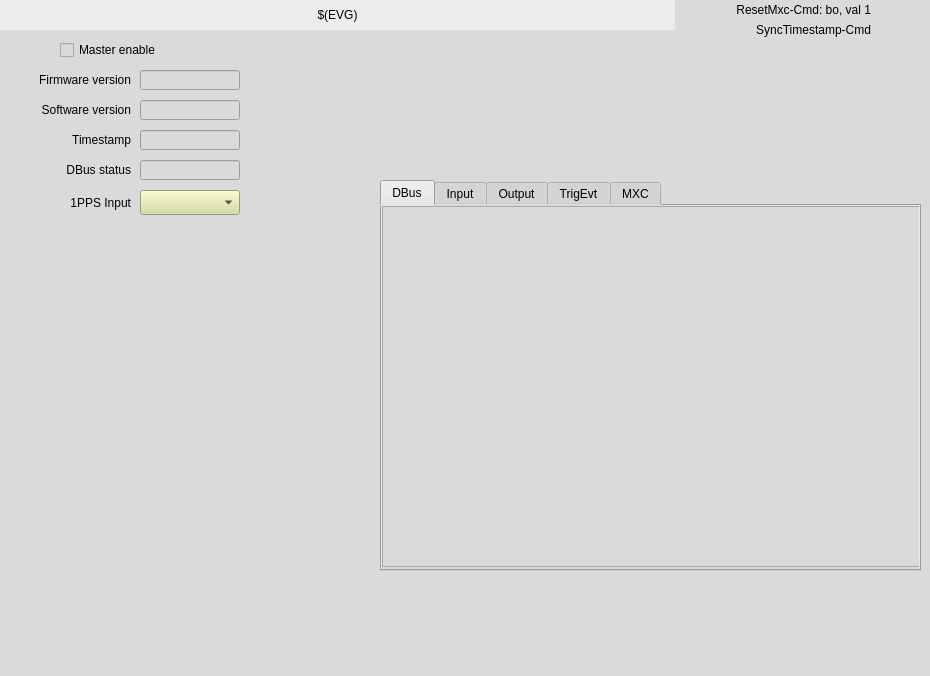
<?xml version="1.0" encoding="UTF-8"?>
<ui version="4.0">
 <class>MainWindow</class>
 <widget class="QMainWindow" name="MainWindow">
  <property name="geometry">
   <rect>
    <x>0</x>
    <y>0</y>
    <width>930</width>
    <height>676</height>
   </rect>
  </property>
  <property name="windowTitle">
   <string>EVG</string>
  </property>
  <property name="styleSheet">
   <string notr="true">background-color: rgb(218, 218, 218);</string>
  </property>
  <widget class="QWidget" name="centralwidget">
   <widget class="caLabel" name="calabel">
    <property name="geometry">
     <rect>
      <x>0</x>
      <y>0</y>
      <width>675</width>
      <height>30</height>
     </rect>
    </property>
    <property name="styleSheet">
     <string notr="true">background-color: rgb(236, 236, 236, 255);</string>
    </property>
    <property name="text">
     <string>$(EVG)</string>
    </property>
    <property name="alignment">
     <set>Qt::AlignCenter</set>
    </property>
   </widget>
   <widget class="caLed" name="caled">
    <property name="geometry">
     <rect>
      <x>30</x>
      <y>40</y>
      <width>20</width>
      <height>20</height>
     </rect>
    </property>
    <property name="toolTip">
     <string>Master enable for the EVR. If not set then very little will happen.</string>
    </property>
    <property name="rectangular">
     <bool>false</bool>
    </property>
    <property name="channel" stdset="0">
     <string notr="true">$(EVG):Enable-RB</string>
    </property>
    <property name="falseColor">
     <color>
      <red>255</red>
      <green>0</green>
      <blue>0</blue>
     </color>
    </property>
    <property name="trueColor">
     <color>
      <red>0</red>
      <green>205</green>
      <blue>0</blue>
     </color>
    </property>
    <property name="undefinedColor">
     <color>
      <red>255</red>
      <green>255</green>
      <blue>255</blue>
     </color>
    </property>
   </widget>
   <widget class="caToggleButton" name="catogglebutton">
    <property name="geometry">
     <rect>
      <x>60</x>
      <y>40</y>
      <width>131</width>
      <height>20</height>
     </rect>
    </property>
    <property name="text">
     <string>Master enable</string>
    </property>
    <property name="channel" stdset="0">
     <string notr="true">$(EVG):Enable-Sel</string>
    </property>
   </widget>
   <widget class="QLabel" name="label">
    <property name="geometry">
     <rect>
      <x>10</x>
      <y>70</y>
      <width>121</width>
      <height>20</height>
     </rect>
    </property>
    <property name="text">
     <string>Firmware version</string>
    </property>
    <property name="alignment">
     <set>Qt::AlignRight|Qt::AlignTrailing|Qt::AlignVCenter</set>
    </property>
   </widget>
   <widget class="caLineEdit" name="calineedit">
    <property name="geometry">
     <rect>
      <x>140</x>
      <y>70</y>
      <width>100</width>
      <height>20</height>
     </rect>
    </property>
    <property name="channel" stdset="0">
     <string notr="true">$(EVG):FwVer-I</string>
    </property>
   </widget>
   <widget class="caLineEdit" name="calineedit_2">
    <property name="geometry">
     <rect>
      <x>140</x>
      <y>100</y>
      <width>100</width>
      <height>20</height>
     </rect>
    </property>
    <property name="channel" stdset="0">
     <string notr="true">$(EVG):SwVer-I</string>
    </property>
   </widget>
   <widget class="QLabel" name="label_2">
    <property name="geometry">
     <rect>
      <x>10</x>
      <y>100</y>
      <width>121</width>
      <height>20</height>
     </rect>
    </property>
    <property name="text">
     <string>Software version</string>
    </property>
    <property name="alignment">
     <set>Qt::AlignRight|Qt::AlignTrailing|Qt::AlignVCenter</set>
    </property>
   </widget>
   <widget class="QLabel" name="label_3">
    <property name="geometry">
     <rect>
      <x>690</x>
      <y>0</y>
      <width>181</width>
      <height>20</height>
     </rect>
    </property>
    <property name="text">
     <string>ResetMxc-Cmd: bo, val 1</string>
    </property>
    <property name="alignment">
     <set>Qt::AlignRight|Qt::AlignTrailing|Qt::AlignVCenter</set>
    </property>
   </widget>
   <widget class="QLabel" name="label_4">
    <property name="geometry">
     <rect>
      <x>690</x>
      <y>20</y>
      <width>181</width>
      <height>20</height>
     </rect>
    </property>
    <property name="text">
     <string>SyncTimestamp-Cmd</string>
    </property>
    <property name="alignment">
     <set>Qt::AlignRight|Qt::AlignTrailing|Qt::AlignVCenter</set>
    </property>
   </widget>
   <widget class="caLineEdit" name="calineedit_3">
    <property name="geometry">
     <rect>
      <x>140</x>
      <y>130</y>
      <width>100</width>
      <height>20</height>
     </rect>
    </property>
    <property name="channel" stdset="0">
     <string notr="true">$(EVG):Timestamp-RB</string>
    </property>
   </widget>
   <widget class="QLabel" name="label_5">
    <property name="geometry">
     <rect>
      <x>10</x>
      <y>130</y>
      <width>121</width>
      <height>20</height>
     </rect>
    </property>
    <property name="text">
     <string>Timestamp</string>
    </property>
    <property name="alignment">
     <set>Qt::AlignRight|Qt::AlignTrailing|Qt::AlignVCenter</set>
    </property>
   </widget>
   <widget class="QLabel" name="label_6">
    <property name="geometry">
     <rect>
      <x>10</x>
      <y>190</y>
      <width>121</width>
      <height>25</height>
     </rect>
    </property>
    <property name="text">
     <string>1PPS Input</string>
    </property>
    <property name="alignment">
     <set>Qt::AlignRight|Qt::AlignTrailing|Qt::AlignVCenter</set>
    </property>
   </widget>
   <widget class="caMenu" name="camenu">
    <property name="geometry">
     <rect>
      <x>140</x>
      <y>190</y>
      <width>100</width>
      <height>25</height>
     </rect>
    </property>
    <property name="styleSheet">
     <string notr="true">background-color: rgb(212, 219, 157);</string>
    </property>
    <property name="channel" stdset="0">
     <string notr="true">$(EVG):1ppsInp-Sel</string>
    </property>
   </widget>
   <widget class="caLineEdit" name="calineedit_4">
    <property name="geometry">
     <rect>
      <x>140</x>
      <y>160</y>
      <width>100</width>
      <height>20</height>
     </rect>
    </property>
    <property name="channel" stdset="0">
     <string notr="true">$(EVG):DbusStatus-RB</string>
    </property>
   </widget>
   <widget class="QLabel" name="label_7">
    <property name="geometry">
     <rect>
      <x>10</x>
      <y>160</y>
      <width>121</width>
      <height>20</height>
     </rect>
    </property>
    <property name="text">
     <string>DBus status</string>
    </property>
    <property name="alignment">
     <set>Qt::AlignRight|Qt::AlignTrailing|Qt::AlignVCenter</set>
    </property>
   </widget>
   <widget class="caInclude" name="cainclude">
    <property name="geometry">
     <rect>
      <x>250</x>
      <y>70</y>
      <width>185</width>
      <height>95</height>
     </rect>
    </property>
    <property name="macro">
     <string notr="true">EVG=$(EVG)</string>
    </property>
    <property name="filename" stdset="0">
     <string notr="true">evg_master_softEvt.ui</string>
    </property>
   </widget>
   <widget class="caInclude" name="cainclude_2">
    <property name="geometry">
     <rect>
      <x>20</x>
      <y>270</y>
      <width>355</width>
      <height>160</height>
     </rect>
    </property>
    <property name="macro">
     <string notr="true">EVG=$(EVG)</string>
    </property>
    <property name="filename" stdset="0">
     <string notr="true">evg_master_acTrig.ui</string>
    </property>
   </widget>
   <widget class="caInclude" name="cainclude_3">
    <property name="geometry">
     <rect>
      <x>20</x>
      <y>440</y>
      <width>355</width>
      <height>181</height>
     </rect>
    </property>
    <property name="macro">
     <string notr="true">EVG=$(EVG)</string>
    </property>
    <property name="filename" stdset="0">
     <string notr="true">evg_master_evtClk.ui</string>
    </property>
   </widget>
   <widget class="QTabWidget" name="tabWidget">
    <property name="geometry">
     <rect>
      <x>380</x>
      <y>180</y>
      <width>541</width>
      <height>391</height>
     </rect>
    </property>
    <property name="currentIndex">
     <number>0</number>
    </property>
    <widget class="QWidget" name="tab">
     <attribute name="title">
      <string>DBus</string>
     </attribute>
     <widget class="QScrollArea" name="scrollArea">
      <property name="geometry">
       <rect>
        <x>0</x>
        <y>0</y>
        <width>541</width>
        <height>361</height>
       </rect>
      </property>
      <property name="widgetResizable">
       <bool>true</bool>
      </property>
      <widget class="QWidget" name="scrollAreaWidgetContents">
       <property name="geometry">
        <rect>
         <x>0</x>
         <y>0</y>
         <width>539</width>
         <height>359</height>
        </rect>
       </property>
      </widget>
     </widget>
    </widget>
    <widget class="QWidget" name="tab_2">
     <attribute name="title">
      <string>Input</string>
     </attribute>
     <widget class="QScrollArea" name="scrollArea_2">
      <property name="geometry">
       <rect>
        <x>0</x>
        <y>0</y>
        <width>541</width>
        <height>361</height>
       </rect>
      </property>
      <property name="widgetResizable">
       <bool>true</bool>
      </property>
      <widget class="QWidget" name="scrollAreaWidgetContents_2">
       <property name="geometry">
        <rect>
         <x>0</x>
         <y>0</y>
         <width>539</width>
         <height>359</height>
        </rect>
       </property>
       <widget class="caInclude" name="cainclude_4">
        <property name="geometry">
         <rect>
          <x>10</x>
          <y>10</y>
          <width>310</width>
          <height>20</height>
         </rect>
        </property>
        <property name="macro">
         <string notr="true">ID=Front0, EVG=$(EVG)</string>
        </property>
        <property name="filename" stdset="0">
         <string notr="true">evg_master_input.ui</string>
        </property>
       </widget>
       <widget class="caInclude" name="cainclude_5">
        <property name="geometry">
         <rect>
          <x>10</x>
          <y>30</y>
          <width>310</width>
          <height>20</height>
         </rect>
        </property>
        <property name="macro">
         <string notr="true">ID=Front1, EVG=$(EVG)</string>
        </property>
        <property name="filename" stdset="0">
         <string notr="true">evg_master_input.ui</string>
        </property>
       </widget>
       <widget class="caInclude" name="cainclude_6">
        <property name="geometry">
         <rect>
          <x>10</x>
          <y>50</y>
          <width>310</width>
          <height>20</height>
         </rect>
        </property>
        <property name="macro">
         <string notr="true">ID=Front2, EVG=$(EVG)</string>
        </property>
        <property name="filename" stdset="0">
         <string notr="true">evg_master_input.ui</string>
        </property>
       </widget>
       <widget class="caInclude" name="cainclude_7">
        <property name="geometry">
         <rect>
          <x>10</x>
          <y>80</y>
          <width>310</width>
          <height>20</height>
         </rect>
        </property>
        <property name="macro">
         <string notr="true">ID=Univ0, EVG=$(EVG)</string>
        </property>
        <property name="filename" stdset="0">
         <string notr="true">evg_master_input.ui</string>
        </property>
       </widget>
       <widget class="caInclude" name="cainclude_8">
        <property name="geometry">
         <rect>
          <x>10</x>
          <y>100</y>
          <width>310</width>
          <height>20</height>
         </rect>
        </property>
        <property name="macro">
         <string notr="true">ID=Univ1, EVG=$(EVG)</string>
        </property>
        <property name="filename" stdset="0">
         <string notr="true">evg_master_input.ui</string>
        </property>
       </widget>
       <widget class="caInclude" name="cainclude_9">
        <property name="geometry">
         <rect>
          <x>10</x>
          <y>120</y>
          <width>310</width>
          <height>20</height>
         </rect>
        </property>
        <property name="macro">
         <string notr="true">ID=Univ2, EVG=$(EVG)</string>
        </property>
        <property name="filename" stdset="0">
         <string notr="true">evg_master_input.ui</string>
        </property>
       </widget>
       <widget class="caInclude" name="cainclude_10">
        <property name="geometry">
         <rect>
          <x>10</x>
          <y>140</y>
          <width>310</width>
          <height>20</height>
         </rect>
        </property>
        <property name="macro">
         <string notr="true">ID=Univ3, EVG=$(EVG)</string>
        </property>
        <property name="filename" stdset="0">
         <string notr="true">evg_master_input.ui</string>
        </property>
       </widget>
      </widget>
     </widget>
    </widget>
    <widget class="QWidget" name="tab_3">
     <attribute name="title">
      <string>Output</string>
     </attribute>
     <widget class="QScrollArea" name="scrollArea_3">
      <property name="geometry">
       <rect>
        <x>0</x>
        <y>0</y>
        <width>541</width>
        <height>361</height>
       </rect>
      </property>
      <property name="widgetResizable">
       <bool>true</bool>
      </property>
      <widget class="QWidget" name="scrollAreaWidgetContents_3">
       <property name="geometry">
        <rect>
         <x>0</x>
         <y>0</y>
         <width>539</width>
         <height>359</height>
        </rect>
       </property>
       <widget class="caInclude" name="cainclude_11">
        <property name="geometry">
         <rect>
          <x>10</x>
          <y>10</y>
          <width>375</width>
          <height>25</height>
         </rect>
        </property>
        <property name="macro">
         <string notr="true">ID=Front0, EVG=$(EVG)</string>
        </property>
        <property name="filename" stdset="0">
         <string notr="true">evg_master_output.ui</string>
        </property>
       </widget>
       <widget class="caInclude" name="cainclude_12">
        <property name="geometry">
         <rect>
          <x>10</x>
          <y>35</y>
          <width>375</width>
          <height>25</height>
         </rect>
        </property>
        <property name="macro">
         <string notr="true">ID=Front1, EVG=$(EVG)</string>
        </property>
        <property name="filename" stdset="0">
         <string notr="true">evg_master_output.ui</string>
        </property>
       </widget>
       <widget class="caInclude" name="cainclude_13">
        <property name="geometry">
         <rect>
          <x>10</x>
          <y>60</y>
          <width>375</width>
          <height>25</height>
         </rect>
        </property>
        <property name="macro">
         <string notr="true">ID=Front2, EVG=$(EVG)</string>
        </property>
        <property name="filename" stdset="0">
         <string notr="true">evg_master_output.ui</string>
        </property>
       </widget>
       <widget class="caInclude" name="cainclude_14">
        <property name="geometry">
         <rect>
          <x>10</x>
          <y>85</y>
          <width>375</width>
          <height>25</height>
         </rect>
        </property>
        <property name="macro">
         <string notr="true">ID=Front3, EVG=$(EVG)</string>
        </property>
        <property name="filename" stdset="0">
         <string notr="true">evg_master_output.ui</string>
        </property>
       </widget>
      </widget>
     </widget>
    </widget>
    <widget class="QWidget" name="tab_4">
     <attribute name="title">
      <string>TrigEvt</string>
     </attribute>
     <widget class="QScrollArea" name="scrollArea_4">
      <property name="geometry">
       <rect>
        <x>0</x>
        <y>0</y>
        <width>541</width>
        <height>361</height>
       </rect>
      </property>
      <property name="widgetResizable">
       <bool>true</bool>
      </property>
      <widget class="QWidget" name="scrollAreaWidgetContents_4">
       <property name="geometry">
        <rect>
         <x>0</x>
         <y>0</y>
         <width>539</width>
         <height>359</height>
        </rect>
       </property>
      </widget>
     </widget>
    </widget>
    <widget class="QWidget" name="tab_5">
     <attribute name="title">
      <string>MXC</string>
     </attribute>
     <widget class="QScrollArea" name="scrollArea_5">
      <property name="geometry">
       <rect>
        <x>0</x>
        <y>0</y>
        <width>539</width>
        <height>359</height>
       </rect>
      </property>
      <property name="minimumSize">
       <size>
        <width>0</width>
        <height>0</height>
       </size>
      </property>
      <property name="widgetResizable">
       <bool>true</bool>
      </property>
      <widget class="QWidget" name="scrollAreaWidgetContents_5">
       <property name="geometry">
        <rect>
         <x>0</x>
         <y>0</y>
         <width>519</width>
         <height>750</height>
        </rect>
       </property>
       <property name="minimumSize">
        <size>
         <width>0</width>
         <height>750</height>
        </size>
       </property>
       <widget class="caInclude" name="cainclude_15">
        <property name="geometry">
         <rect>
          <x>10</x>
          <y>10</y>
          <width>490</width>
          <height>85</height>
         </rect>
        </property>
        <property name="macro">
         <string notr="true">ID=0, EVG=$(EVG)</string>
        </property>
        <property name="filename" stdset="0">
         <string notr="true">evg_master_mxc-v2.ui</string>
        </property>
       </widget>
       <widget class="caInclude" name="cainclude_16">
        <property name="geometry">
         <rect>
          <x>10</x>
          <y>100</y>
          <width>490</width>
          <height>85</height>
         </rect>
        </property>
        <property name="macro">
         <string notr="true">ID=1, EVG=$(EVG)</string>
        </property>
        <property name="filename" stdset="0">
         <string notr="true">evg_master_mxc-v2.ui</string>
        </property>
       </widget>
       <widget class="caInclude" name="cainclude_17">
        <property name="geometry">
         <rect>
          <x>10</x>
          <y>190</y>
          <width>490</width>
          <height>85</height>
         </rect>
        </property>
        <property name="macro">
         <string notr="true">ID=2, EVG=$(EVG)</string>
        </property>
        <property name="filename" stdset="0">
         <string notr="true">evg_master_mxc-v2.ui</string>
        </property>
       </widget>
       <widget class="caInclude" name="cainclude_18">
        <property name="geometry">
         <rect>
          <x>10</x>
          <y>280</y>
          <width>490</width>
          <height>85</height>
         </rect>
        </property>
        <property name="macro">
         <string notr="true">ID=3, EVG=$(EVG)</string>
        </property>
        <property name="filename" stdset="0">
         <string notr="true">evg_master_mxc-v2.ui</string>
        </property>
       </widget>
       <widget class="caInclude" name="cainclude_19">
        <property name="geometry">
         <rect>
          <x>10</x>
          <y>370</y>
          <width>490</width>
          <height>85</height>
         </rect>
        </property>
        <property name="macro">
         <string notr="true">ID=4, EVG=$(EVG)</string>
        </property>
        <property name="filename" stdset="0">
         <string notr="true">evg_master_mxc-v2.ui</string>
        </property>
       </widget>
       <widget class="caInclude" name="cainclude_20">
        <property name="geometry">
         <rect>
          <x>10</x>
          <y>460</y>
          <width>490</width>
          <height>85</height>
         </rect>
        </property>
        <property name="macro">
         <string notr="true">ID=5, EVG=$(EVG)</string>
        </property>
        <property name="filename" stdset="0">
         <string notr="true">evg_master_mxc-v2.ui</string>
        </property>
       </widget>
       <widget class="caInclude" name="cainclude_21">
        <property name="geometry">
         <rect>
          <x>10</x>
          <y>550</y>
          <width>490</width>
          <height>85</height>
         </rect>
        </property>
        <property name="macro">
         <string notr="true">ID=6, EVG=$(EVG)</string>
        </property>
        <property name="filename" stdset="0">
         <string notr="true">evg_master_mxc-v2.ui</string>
        </property>
       </widget>
       <widget class="caInclude" name="cainclude_22">
        <property name="geometry">
         <rect>
          <x>10</x>
          <y>640</y>
          <width>490</width>
          <height>85</height>
         </rect>
        </property>
        <property name="macro">
         <string notr="true">ID=7, EVG=$(EVG)</string>
        </property>
        <property name="filename" stdset="0">
         <string notr="true">evg_master_mxc-v2.ui</string>
        </property>
       </widget>
      </widget>
     </widget>
    </widget>
   </widget>
   <widget class="caRelatedDisplay" name="carelateddisplay">
    <property name="geometry">
     <rect>
      <x>520</x>
      <y>50</y>
      <width>150</width>
      <height>62</height>
     </rect>
    </property>
    <property name="labels">
     <string notr="true">caWidget window</string>
    </property>
    <property name="files">
     <string notr="true">testis_caWidgetWindow.ui</string>
    </property>
    <property name="args">
     <string notr="true">EVG=($EVG)</string>
    </property>
   </widget>
  </widget>
 </widget>
 <customwidgets>
  <customwidget>
   <class>caMenu</class>
   <extends>QComboBox</extends>
   <header>caMenu</header>
  </customwidget>
  <customwidget>
   <class>caRelatedDisplay</class>
   <extends>QWidget</extends>
   <header>caRelatedDisplay</header>
  </customwidget>
  <customwidget>
   <class>caToggleButton</class>
   <extends>QCheckBox</extends>
   <header>caToggleButton</header>
  </customwidget>
  <customwidget>
   <class>caLabel</class>
   <extends>QLabel</extends>
   <header>caLabel</header>
  </customwidget>
  <customwidget>
   <class>caInclude</class>
   <extends>QWidget</extends>
   <header>caInclude</header>
  </customwidget>
  <customwidget>
   <class>caLed</class>
   <extends>QWidget</extends>
   <header>caLed</header>
  </customwidget>
  <customwidget>
   <class>caLineEdit</class>
   <extends>QLineEdit</extends>
   <header>caLineEdit</header>
  </customwidget>
 </customwidgets>
 <resources/>
 <connections/>
</ui>
